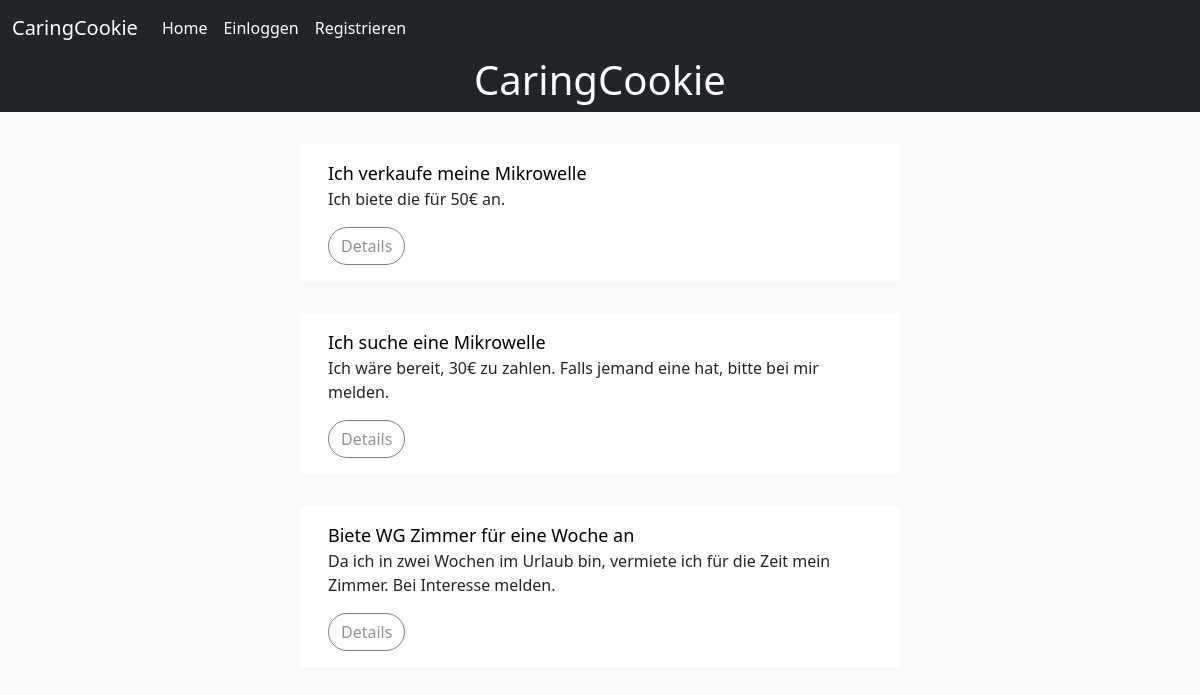
Before: / with the older database file.
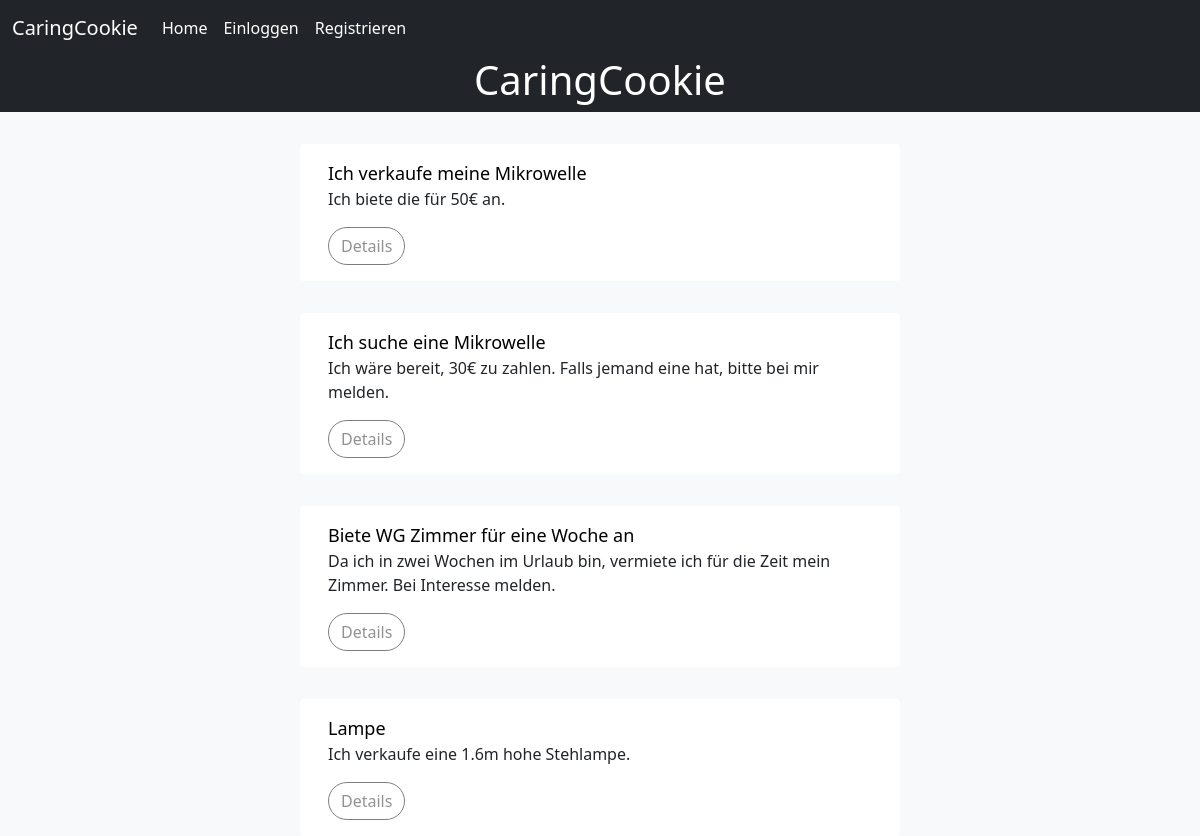
After: the same page with the newer database file.
### blog/models.py (models this page shows, shortened)
class Blog(models.Model):
    title = models.CharField(max_length=250)
    content = models.TextField()
    date_published = models.DateTimeField(default=timezone.now)
    author = models.ForeignKey(User, on_delete=CASCADE)

### blog/views.py (the view)
# urls.py: path("", views.list_blogs, name="blog_list"),
def list_blogs(request):
    blogs = Blog.objects.all()
    return render(request, "blog/list.html", {"blogs": blogs})

### blog/templates/blog/list.html
{% extends "blog/base.html" %} {% block content %}
<div class="bg-dark">
  <div class="container">
    <div class="row align-items-center justify-content-center">
      <div class="col-sm-12 col-lg-6 text-center">
        <h1 class="text-white">CaringCookie</h1>
      </div>
    </div>
  </div>
</div>
<div class="container">
  {% for blog in blogs %}
  <div class="row">
    <div class="card border-0 col" style="margin-top: 2rem">
      <div class="card-body">
        <a class="blog-title-link" href="{% url 'blogs_detail' blog.pk %}"
          >{{ blog.title }}</a
        >
        <p class="card-text">{{ blog.content|truncatewords:30 }}</p>
        <a class="btn" href="{% url 'blogs_detail' blog.pk %}">Details</a>
      </div>
    </div>
  </div>
  {% endfor %}
</div>
{% endblock content %}

Changed rows visible on the page:
added Blog: title "Lampe", content "Ich verkaufe eine 1.6m hohe Stehlampe."
